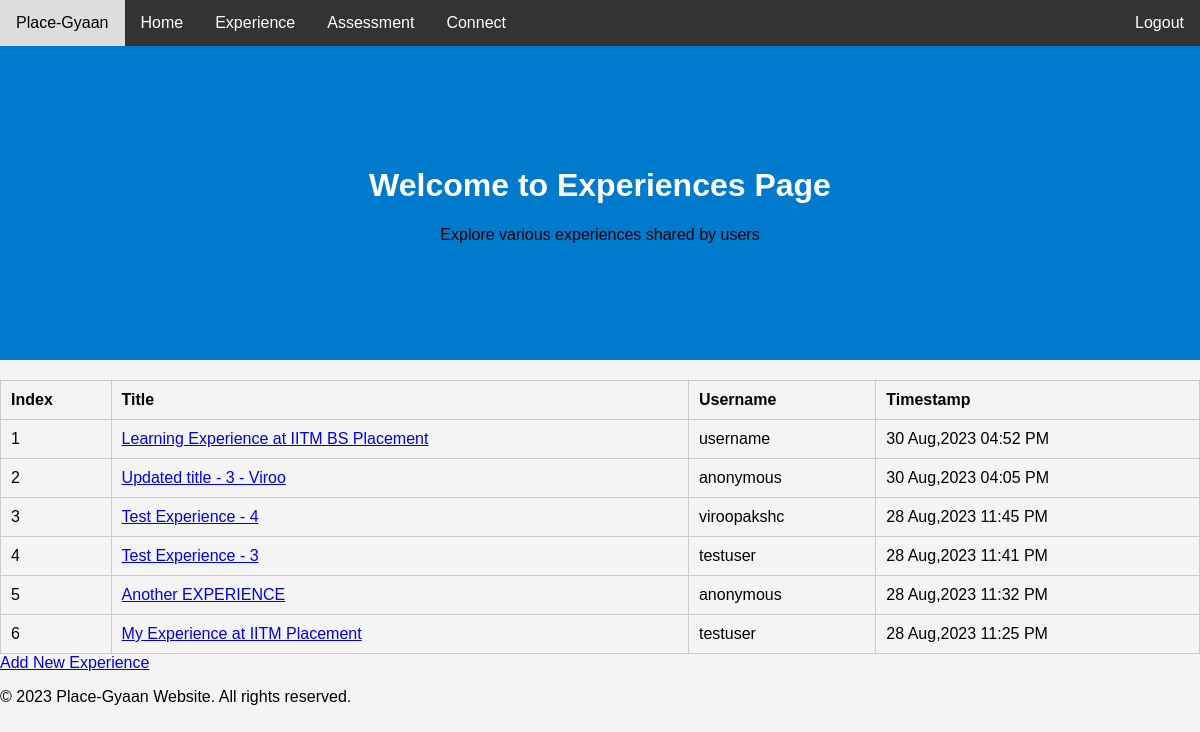
Screenshot of /experience (signed in) with the database file from the repository.
### main/models.py (models this page shows)
class Experience(Base):
	__tablename__="Experience"
	id = Column(Integer, primary_key=True,autoincrement=True)
	title = Column(String(255), unique=True, nullable=False)
	description = Column(String(255), nullable=False)
	auth_id = Column(Integer, ForeignKey('User.id'), nullable=False)
	anonymous = Column(Boolean, default=False)
	timestamp = Column(String(80), default=0)

class User(Base, UserMixin):
    __tablename__ = 'User'
    id = Column(Integer, primary_key=True,autoincrement=True)
    email = Column(String(255), unique=True)
    username = Column(String(255), unique=False, nullable=True)
    password = Column(String(255), nullable=False)
    active = Column(Boolean())
    fs_uniquifier = Column(String(64), unique=True, nullable=False)
    attributes=Column(MutableList.as_mutable(AsaList()),nullable=False)
    roles = relationship('Role', secondary='RolesUsers',
                         backref=backref('Users', lazy='dynamic'))

### main/controllers.py (the view)
@app.route("/experience")
@auth_required()
def experiences():
  exps=[]
  for exp in Experience.query.all():
    l=[]
    l.append(-1)
    l.append(exp.title)
    l.append(User.query.filter_by(id=exp.auth_id).first().username)
    l.append(extract_time(exp.timestamp))
    l.append(str(exp.id))
    l.append(exp.anonymous)
    exps.append(l)
  exps.sort(key=lambda x:x[3],reverse=True)
  c=1
  for exp in exps:
    exp[0]=c
    c+=1
  return render_template("experiences.html",experiences=exps)

### main/controllers.py (called while the page is built)
def extract_time(timestamp):
  time_and_date=dt.datetime.strptime(str(timestamp).split(".")[0],"%Y-%m-%d %H:%M:%S")
  return dt.datetime.strftime(time_and_date,"%d %b,%Y %I:%M %p")

### main/templates/experiences.html (shortened to what this page needs)
{% extends "whole.html" %}
{% block welcome %}
	<div class="header">
        <h1>Welcome to Experiences Page</h1>
        <p>Explore various experiences shared by users</p>
    </div>
{% endblock %}
{% block content %}
        <table class="exp-table">
            <thead>
                <tr>
                    <th>Index</th>
                    <th>Title</th>
                    <th>Username</th>
                    <th>Timestamp</th>
                </tr>
            </thead>
            <tbody>
                {% for exp in experiences %}
                    <tr>
                        <td>{{ exp[0] }}</td>
                        <td><a href="{{ 'view_experience/' + exp[4] }}">{{ exp[1] }}</a></td>
                        <td>{{ "anonymous" if exp[5] else exp[2]  }}</td>
                        <td>{{ exp[3] }}</td>
                    </tr>
                {% endfor %}
            </tbody>
        </table>
        <a class="add-exp-button" href="/add-experience">Add New Experience</a>
{% endblock %}

### main/templates/whole.html (shortened to what this page needs)
<!DOCTYPE html>
<html lang="en">
<head>
</head>
<body>
    <div class="wrapper">
    <div class="navbar">
        <a href="#">Place-Gyaan</a>
        <a href="/home">Home</a>
        <a href="/experience">Experience</a>
        <a href="/assessment">Assessment</a>
        <a href="/connect">Connect</a>
        <a href="/logout" style="float: right;">Logout</a>
    </div>
    {% block welcome %}{% endblock %}
    {% block content %}
    {% endblock %}
    <footer class="footer">
        <p>&copy; 2023 Place-Gyaan Website. All rights reserved.</p>
    </footer>
    </div>
</body>
</html>

### main/templates/experiences.html (style rules this page uses)
.exp-table { width: 100%; border-collapse: collapse; margin-top: 20px; }
.exp-table th, .exp-table td { border: 1px solid #ccc; padding: 10px; text-align: left; }

### main/templates/whole.html (style rules this page uses)
body { font-family: Arial, sans-serif; margin: 0; padding: 0; background-color: #f4f4f4; }
.navbar { background-color: #333; overflow: hidden; }
.navbar a { float: left; display: block; color: white; text-align: center; padding: 14px 16px; text-decoration: none; }
.header { text-align: center; padding: 100px; background-color: #007ACC; }
.header h1 { color: white; }
.wrapper { display: flex; flex-direction: column; min-height: 100vh; }

### rows the page displays
Experience: title "Learning Experience at IITM BS Placement"
User: username "username"
Experience: title "Updated title - 3 - Viroo"
Experience: title "Test Experience - 4"
User: username "viroopakshc"
Experience: title "Test Experience - 3"
User: username "testuser" "testuser"
Experience: title "Another EXPERIENCE"
Experience: title "My Experience at IITM Placement"

### other values shown
{{ exp[0] }} "1" "2" "3" "4" "5" "6"
{{ exp[3] }} "30 Aug,2023 04:52 PM" "30 Aug,2023 04:05 PM" "28 Aug,2023 11:45 PM" "28 Aug,2023 11:41 PM" "28 Aug,2023 11:32 PM" "28 Aug,2023 11:25 PM"
{{ "anonymous" if exp[5] else exp[2] }} "anonymous" "anonymous"
